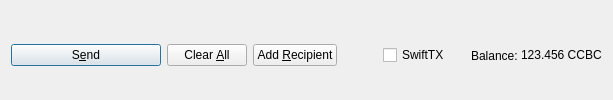
         <widget class="QFrame" name="frame_Send">
          <layout class="QHBoxLayout" name="horizontalLayout">
           <property name="bottomMargin">
            <number>0</number>
           </property>
           <item>
            <widget class="QPushButton" name="sendButton">
             <property name="minimumSize">
              <size>
               <width>150</width>
               <height>0</height>
              </size>
             </property>
             <property name="toolTip">
              <string>Confirm the send action</string>
             </property>
             <property name="text">
              <string>S&amp;end</string>
             </property>
             <property name="icon">
              <iconset resource="../Cryptocashback.qrc">
               <normaloff>:/icons/send</normaloff>:/icons/send</iconset>
             </property>
             <property name="autoDefault">
              <bool>false</bool>
             </property>
             <property name="default">
              <bool>true</bool>
             </property>
            </widget>
           </item>
           <item>
            <widget class="QPushButton" name="clearButton">
             <property name="sizePolicy">
              <sizepolicy hsizetype="Minimum" vsizetype="Fixed">
               <horstretch>0</horstretch>
               <verstretch>0</verstretch>
              </sizepolicy>
             </property>
             <property name="toolTip">
              <string>Clear all fields of the form.</string>
             </property>
             <property name="text">
              <string>Clear &amp;All</string>
             </property>
             <property name="icon">
              <iconset resource="../Cryptocashback.qrc">
               <normaloff>:/icons/remove</normaloff>:/icons/remove</iconset>
             </property>
             <property name="autoDefault">
              <bool>false</bool>
             </property>
            </widget>
           </item>
           <item>
            <widget class="QPushButton" name="addButton">
             <property name="toolTip">
              <string>Send to multiple recipients at once</string>
             </property>
             <property name="text">
              <string>Add &amp;Recipient</string>
             </property>
             <property name="icon">
              <iconset resource="../Cryptocashback.qrc">
               <normaloff>:/icons/add</normaloff>:/icons/add</iconset>
             </property>
             <property name="autoDefault">
              <bool>false</bool>
             </property>
            </widget>
           </item>
           <item>
            <spacer name="horizontalSpacer">
             <property name="orientation">
              <enum>Qt::Horizontal</enum>
             </property>
             <property name="sizeHint" stdset="0">
              <size>
               <width>40</width>
               <height>20</height>
              </size>
             </property>
            </spacer>
           </item>
           <item>
            <layout class="QHBoxLayout" name="horizontalLayout_2">
             <property name="spacing">
              <number>3</number>
             </property>
             <item>
              <widget class="QCheckBox" name="checkSwiftTX">
               <property name="enabled">
                <bool>true</bool>
               </property>
               <property name="minimumSize">
                <size>
                 <width>85</width>
                 <height>0</height>
                </size>
               </property>
               <property name="text">
                <string>SwiftTX</string>
               </property>
              </widget>
             </item>
             <item>
              <widget class="QLabel" name="label">
               <property name="text">
                <string>Balance:</string>
               </property>
              </widget>
             </item>
             <item>
              <widget class="QLabel" name="labelBalance">
               <property name="sizePolicy">
                <sizepolicy hsizetype="Preferred" vsizetype="Fixed">
                 <horstretch>0</horstretch>
                 <verstretch>0</verstretch>
                </sizepolicy>
               </property>
               <property name="cursor">
                <cursorShape>IBeamCursor</cursorShape>
               </property>
               <property name="text">
                <string notr="true">123.456 CCBC</string>
               </property>
               <property name="textInteractionFlags">
                <set>Qt::LinksAccessibleByMouse|Qt::TextSelectableByKeyboard|Qt::TextSelectableByMouse</set>
               </property>
              </widget>
             </item>
            </layout>
           </item>
          </layout>
         </widget>
